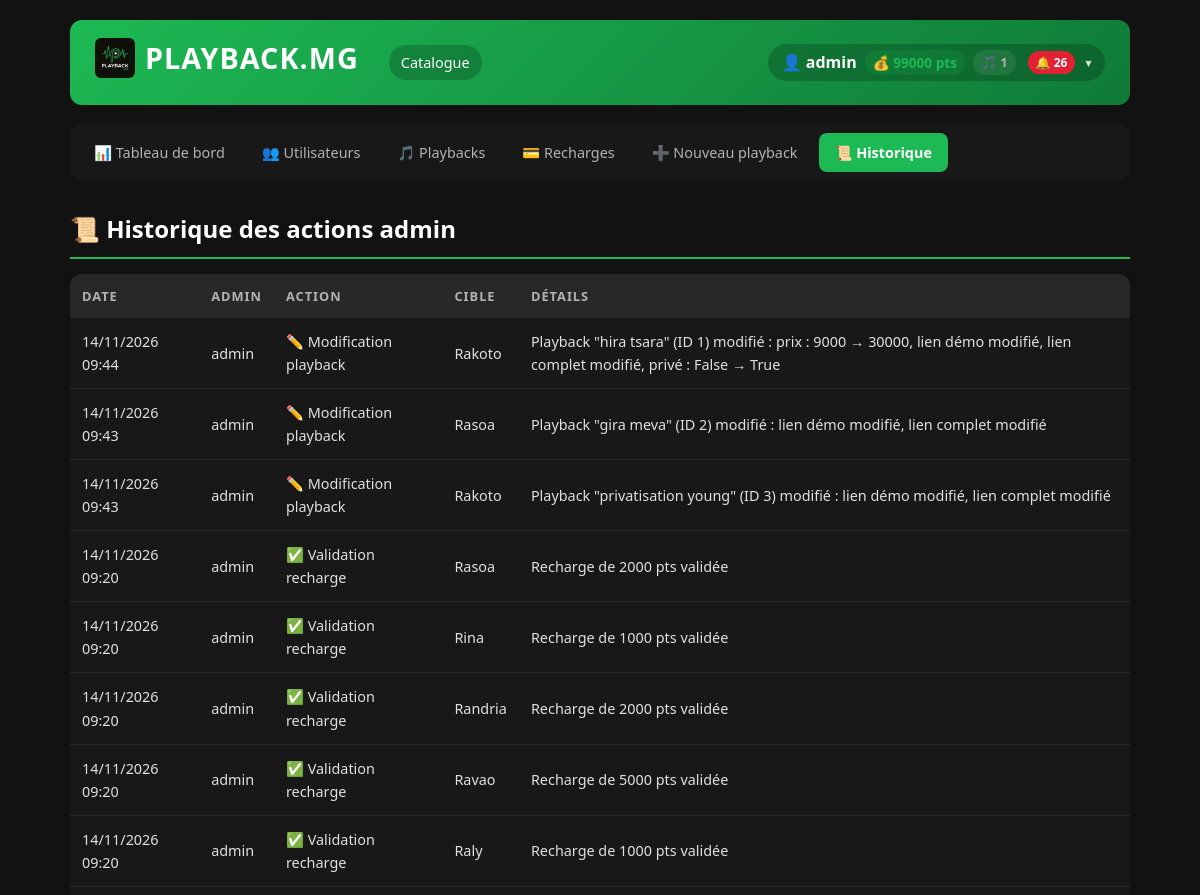
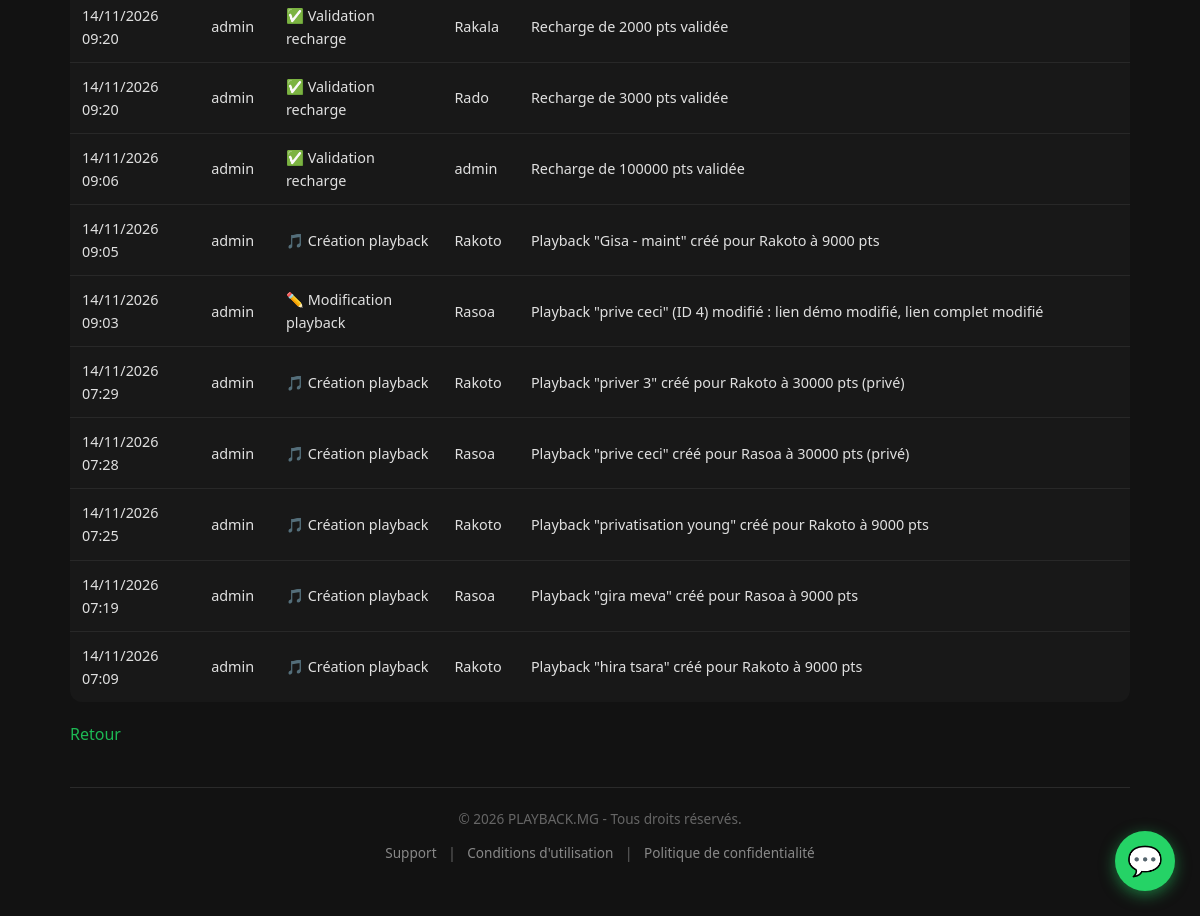
Page /admin/historique (signed in) on the committed database (2 pictures, top to bottom).
### app.py (models this page shows, shortened)
class User(UserMixin, db.Model):
    id = db.Column(db.Integer, primary_key=True)
    username = db.Column(db.String(80), unique=True, nullable=False)
    phone = db.Column(db.String(20), nullable=False)
    password_hash = db.Column(db.String(200), nullable=False)
    is_admin = db.Column(db.Boolean, default=False)
    is_blocked = db.Column(db.Boolean, default=False, nullable=False)
    points = db.Column(db.Integer, nullable=False, default=0)
    playbacks = db.relationship('Playback', backref='creator', lazy=True)

class AdminAction(db.Model):
    id = db.Column(db.Integer, primary_key=True)
    admin_id = db.Column(db.Integer, db.ForeignKey('user.id'), nullable=False)
    action = db.Column(db.String(50), nullable=False)
    target_user_id = db.Column(db.Integer, db.ForeignKey('user.id'), nullable=True)
    details = db.Column(db.String(500), nullable=True)
    created_at = db.Column(db.DateTime, server_default=db.func.now())
    admin = db.relationship('User', foreign_keys=[admin_id], backref='admin_actions')
    target_user = db.relationship('User', foreign_keys=[target_user_id])

### app.py (the view)
@app.route('/admin/historique')
@login_required
def admin_historique():
    if not current_user.is_admin:
        return render_template('403.html'), 403
    actions = AdminAction.query.order_by(AdminAction.id.desc()).limit(200).all()
    return render_template('admin_historique.html', actions=actions)

### app.py (called while the page is built)
@login_manager.user_loader
def load_user(user_id):
    return db.session.get(User, int(user_id))

@app.context_processor
def inject_notifications():
    if current_user.is_authenticated:
        unread = Notification.query.filter_by(user_id=current_user.id, is_read=False).count()
        return {'unread_notifications': unread}
    return {'unread_notifications': 0}

### templates/admin_historique.html
{% extends "base.html" %} {% block content %}
<div class="admin-tabs">
  <a href="/admin">📊 Tableau de bord</a>
  <a href="/admin/utilisateurs">👥 Utilisateurs</a>
  <a href="/admin/playbacks">🎵 Playbacks</a>
  <a href="/admin/recharges">💳 Recharges</a>
  <a href="/admin/playback/new">➕ Nouveau playback</a>
  <a href="/admin/historique" class="active">📜 Historique</a>
</div>
<h2>📜 Historique des actions admin</h2>
{% if actions %}
<table class="responsive-table">
  <thead>
    <tr>
      <th>Date</th>
      <th>Admin</th>
      <th>Action</th>
      <th>Cible</th>
      <th>Détails</th>
    </tr>
  </thead>
  <tbody>
    {% for a in actions %}
    <tr>
      <td data-label="Date">
        {{ a.created_at.strftime("%d/%m/%Y %H:%M") if a.created_at else "—" }}
      </td>
      <td data-label="Admin">{{ a.admin.username if a.admin else "—" }}</td>
      <td data-label="Action">
        {% if a.action == 'modifier_points' %}💰 Modification points {% elif
        a.action == 'modifier_telephone' %}📱 Modification téléphone {% elif
        a.action == 'promouvoir' %}⬆ Promotion admin {% elif a.action ==
        'retrograder' %}⬇ Rétrogradation admin {% elif a.action == 'bloquer'
        %}🚫 Blocage {% elif a.action == 'debloquer' %}🔓 Déblocage {% elif
        a.action == 'valider_recharge' %}✅ Validation recharge {% elif a.action
        == 'refuser_recharge' %}❌ Refus recharge {% elif a.action ==
        'creer_playback' %}🎵 Création playback {% elif a.action == 'modifier_playback' %}✏️ Modification playback {% else %}{{ a.action }}{% endif
        %}
      </td>
      <td data-label="Cible">
        {{ a.target_user.username if a.target_user else "—" }}
      </td>
      <td data-label="Détails">{{ a.details or "—" }}</td>
    </tr>
    {% endfor %}
  </tbody>
</table>
{% else %}
<p>Aucune action enregistrée.</p>
{% endif %}
<p><a href="/admin">Retour</a></p>
{% endblock %}

### templates/base.html (shortened to what this page needs)
<!doctype html>
<html lang="fr">
  <head>
    <link
      rel="stylesheet"
      href="{{ url_for('static', filename='style.css') }}"
    />
  </head>
  <body>
    <header>
      <div class="header-left">
        <h1>
          <a href="/" class="logo-link">
            <img
              src="{{ url_for('static', filename='logo.png') }}"
              alt="PLAYBACK.MG"
              class="logo"
            />
            <span class="logo-text">PLAYBACK.MG</span>
          </a>
        </h1>
        <nav class="desktop-nav">
          <a href="/catalogue">Catalogue</a>
        </nav>
      </div>
      <div class="header-right">
        {% if current_user.is_authenticated %}
        <div class="user-menu desktop-only" id="userMenu">
          <span class="user-name" id="userName" tabindex="0">
            👤 {{ current_user.username }}
            <span class="user-points">💰 {{ current_user.points }} pts</span>
            <span class="user-playbacks"
              >🎵 {{ current_user.purchases|length }}</span
            >
            {% if unread_notifications > 0 %}
            <span class="notif-badge">🔔 {{ unread_notifications }}</span>
            {% endif %}
            <span class="arrow">▾</span>
          </span>
        </div>
        {% else %}
        <div class="auth-links desktop-only">
          <a href="/login">Connexion</a>
          <a href="/register" class="btn-register">Inscription</a>
        </div>
        {% endif %}
      </div>
    </header>
    <main>{% block content %}{% endblock %}</main>
    <footer>
      <p>© 2026 PLAYBACK.MG - Tous droits réservés.</p>
      <p>
        <a href="/support">Support</a> |
        <a href="/cgu">Conditions d'utilisation</a> |
        <a href="/confidentialite">Politique de confidentialité</a>
      </p>
    </footer>
    <div class="whatsapp-float" id="whatsappFloat">
      <button
        class="whatsapp-toggle"
        id="whatsappToggle"
        aria-label="Contacter le support"
      >
        💬
      </button>
    </div>
  </body>
</html>

### rows in the picture
User: username "admin", points "99000"
AdminAction: created_at "14/11/2026 09:44", admin "admin", shows "✏️ Modification playback", target_user "Rakoto", details "Playback \"hira tsara\" (ID 1) modifié : prix : 9000 → 30000, lien démo modifié, lien complet modifié, privé : False → True"
AdminAction: created_at "14/11/2026 09:43", admin "admin", shows "✏️ Modification playback", target_user "Rasoa", details "Playback \"gira meva\" (ID 2) modifié : lien démo modifié, lien complet modifié"
AdminAction: created_at "14/11/2026 09:43", admin "admin", shows "✏️ Modification playback", target_user "Rakoto", details "Playback \"privatisation young\" (ID 3) modifié : lien démo modifié, lien complet modifié"
AdminAction: created_at "14/11/2026 09:20", admin "admin", action "✅ Validation recharge", target_user "Rasoa", details "Recharge de 2000 pts validée"
AdminAction: created_at "14/11/2026 09:20", admin "admin", action "✅ Validation recharge", target_user "Rina", details "Recharge de 1000 pts validée"
AdminAction: created_at "14/11/2026 09:20", admin "admin", action "✅ Validation recharge", target_user "Randria", details "Recharge de 2000 pts validée"
AdminAction: created_at "14/11/2026 09:20", admin "admin", action "✅ Validation recharge", target_user "Ravao", details "Recharge de 5000 pts validée"
AdminAction: created_at "14/11/2026 09:20", admin "admin", action "✅ Validation recharge", target_user "Raly", details "Recharge de 1000 pts validée"
AdminAction: created_at "14/11/2026 09:20", admin "admin", action "✅ Validation recharge", target_user "Rakala", details "Recharge de 2000 pts validée"
AdminAction: created_at "14/11/2026 09:20", admin "admin", action "✅ Validation recharge", target_user "Rado", details "Recharge de 3000 pts validée"
AdminAction: created_at "14/11/2026 09:06", admin "admin", action "✅ Validation recharge", target_user "admin", details "Recharge de 100000 pts validée"
AdminAction: created_at "14/11/2026 09:05", admin "admin", action "🎵 Création playback", target_user "Rakoto", details "Playback \"Gisa - maint\" créé pour Rakoto à 9000 pts"
AdminAction: created_at "14/11/2026 09:03", admin "admin", shows "✏️ Modification playback", target_user "Rasoa", details "Playback \"prive ceci\" (ID 4) modifié : lien démo modifié, lien complet modifié"
AdminAction: created_at "14/11/2026 07:29", admin "admin", action "🎵 Création playback", target_user "Rakoto", details "Playback \"priver 3\" créé pour Rakoto à 30000 pts (privé)"
AdminAction: created_at "14/11/2026 07:28", admin "admin", action "🎵 Création playback", target_user "Rasoa", details "Playback \"prive ceci\" créé pour Rasoa à 30000 pts (privé)"
AdminAction: created_at "14/11/2026 07:25", admin "admin", action "🎵 Création playback", target_user "Rakoto", details "Playback \"privatisation young\" créé pour Rakoto à 9000 pts"
AdminAction: created_at "14/11/2026 07:19", admin "admin", action "🎵 Création playback", target_user "Rasoa", details "Playback \"gira meva\" créé pour Rasoa à 9000 pts"
AdminAction: created_at "14/11/2026 07:09", admin "admin", action "🎵 Création playback", target_user "Rakoto", details "Playback \"hira tsara\" créé pour Rakoto à 9000 pts"

### other values in the picture
{{ current_user.purchases|length }} "1"
{{ unread_notifications }} "26"
